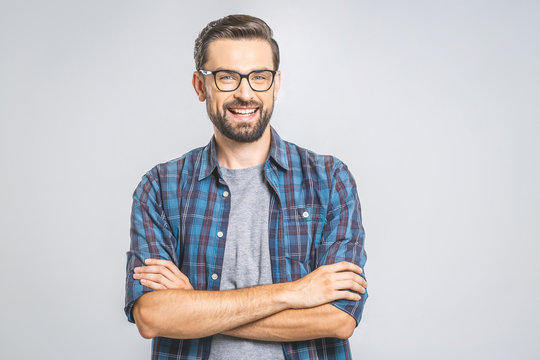
#> input picture 1.jpeg, 540 x 360 px
$ jupyter execute VRSU_Image_Segmentation_Thresholding_Program_2.ipynb
#> lines starting #> are read from the running program, lines starting #| are printed output that depends on the picture; after the words box and inside, x2 and y2 are one past the last pixel; in counts of white or black regions, pixels touching at a corner belong together
<a href="https://colab.research.google.com/github/2320030294/VRSU_Lab_Programs/blob/main/VRSU_Image_Segmentation_Thresholding_Program_2.ipynb" target="_parent"></a>

[cell 1]
# Import required libraries
import cv2
import numpy as np
import matplotlib.pyplot as plt
from google.colab import files

# Upload image
uploaded = files.upload()
#> the answer given: 1.jpeg

# Get uploaded file name
image_path = list(uploaded.keys())[0]

# Read image in grayscale
img = cv2.imread(image_path, 0)
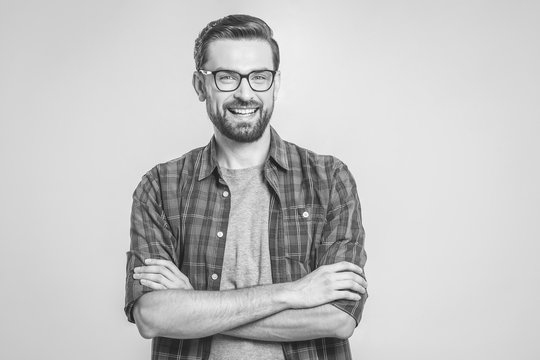
#> img: shape (360, 540); min 16, max 255, mean 196.6

# Read image in BGR (for display)
img_bgr = cv2.imread(image_path)
#> img_bgr is the input picture: shape (360, 540, 3); mean B, G, R 199.4, 195.8, 197.3

# Check if image is loaded
if img is None or img_bgr is None:
    raise ValueError("Failed to load image!")

# Convert BGR to RGB for correct display
img_rgb = cv2.cvtColor(img_bgr, cv2.COLOR_BGR2RGB)

# Apply Otsu's Binarization
# Threshold value is automatically calculated
_, otsu = cv2.threshold(
    img, 0, 255, cv2.THRESH_BINARY + cv2.THRESH_OTSU
)
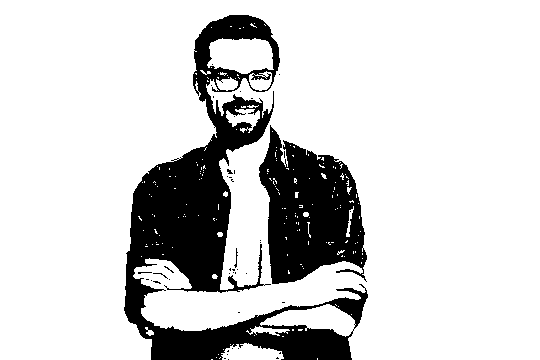
#> otsu: shape (360, 540); 82.1% white; 44 black regions (41 under 20 px), largest, box (x1, y1, x2, y2) and area: (124, 15, 368, 360) 23770, (259, 125, 367, 284) 10801, (234, 248, 238, 268) 26

# Display results
plt.figure(figsize=(10,4))
plt.subplot(1,3,1)
plt.title("Original Image")
plt.imshow(img_rgb)
plt.axis("off")

plt.subplot(1,3,2)
plt.title("Histogram")
plt.hist(  img.ravel(), 256)
plt.xlabel("pixel intensity")
plt.ylabel("Frequency")

plt.subplot(1,3,3)
plt.title("Otsu Binarized Image")
plt.imshow(otsu, cmap="gray")
plt.axis("off")

plt.show()
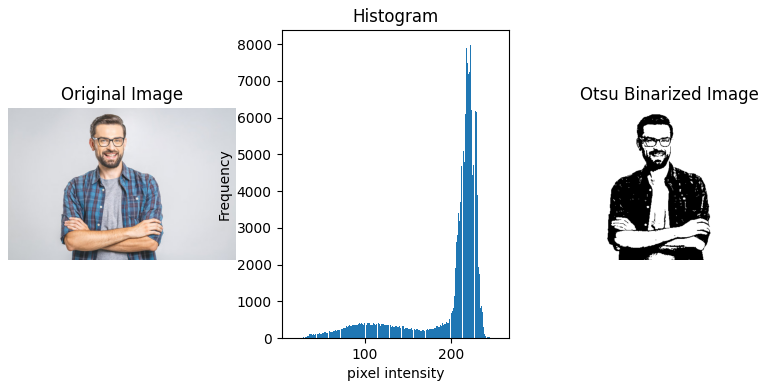
#> figure drawn by matplotlib, 3 panels; panel 2: tallest bar 7984 high, from x = 221.4 to 222.3
